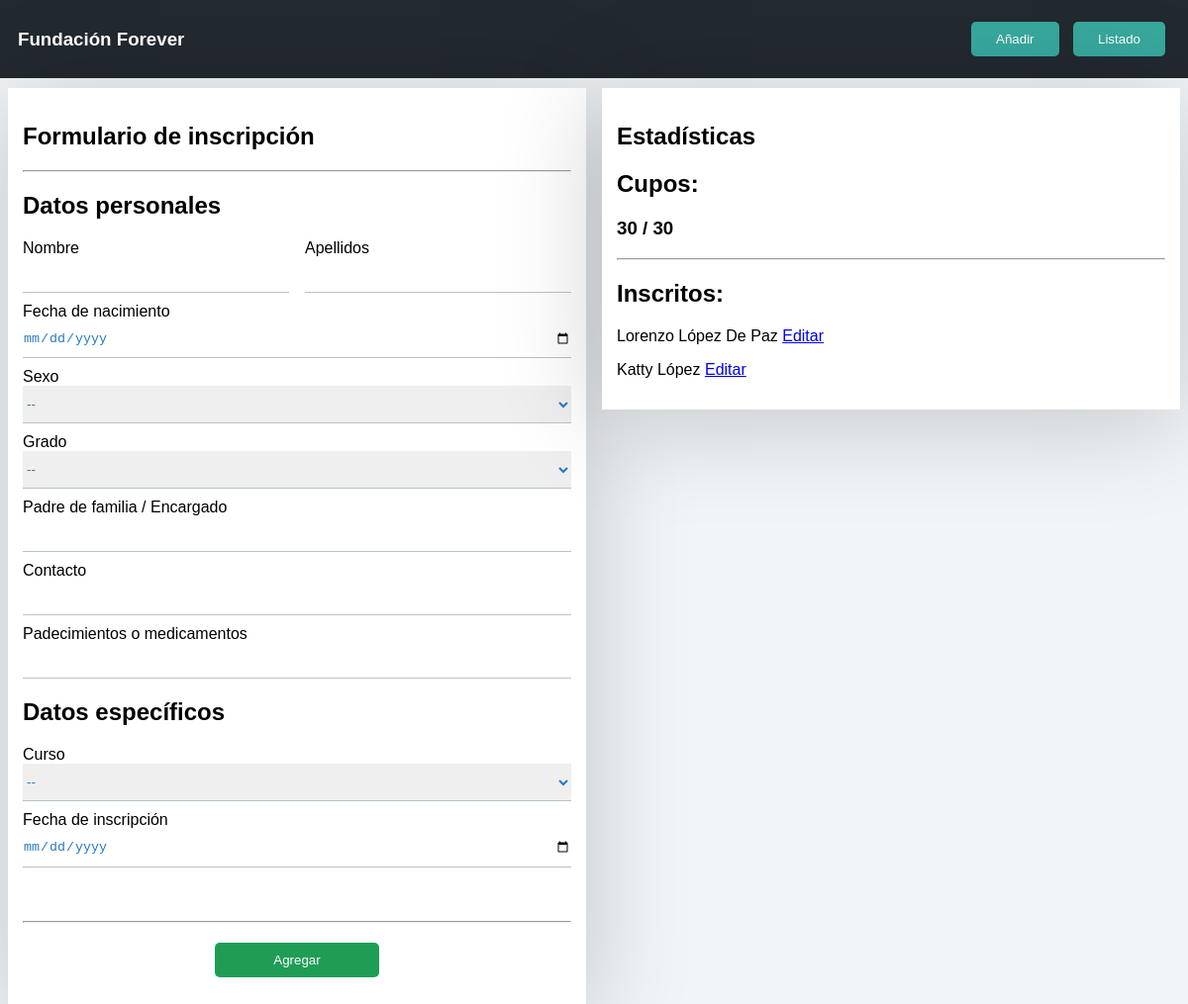
The page / on the database its author committed.
### tables this page shows
CREATE TABLE "estudiantes" (
	`id_student`	INTEGER PRIMARY KEY AUTOINCREMENT,
	`nombre`	TEXT,
	`apellido`	TEXT,
	`nacimiento`	NUMERIC,
	`sexo`	TEXT,
	`grado`	INTEGER,
	`encargado`	TEXT,
	`contacto`	NUMERIC,
	`cuidados`	TEXT,
	`curso`	TEXT,
	`inscripcion`	NUMERIC,
	`estado`	INTEGER
);

### index.php (the view, shortened to what this page needs)
<?php
	$conexion = new sqlite3('db/students.db');
	$sql = $conexion -> query("SELECT * FROM estudiantes");
?>
<!DOCTYPE html>
<html lang="en">
<head>
	<link rel="stylesheet" href="css/flexboxgrid.min.css">
	<link rel="stylesheet" href="css/style.css">
</head>
<body style="margin:0;padding:0;">
	<nav class="container-fluid">
		<div class="row middle-xs nav_bar">
			<h3 class="col-xs-12 col-md-8 center-xs start-md">Fundación Forever</h3>
			<div class="col-xs-12 col-md-4 center-xs end-md">
				<a href="index.php"><button class="btn btn-natural">Añadir</button></a>
				<a href="list.php"><button class="btn btn-natural">Listado</button></a>
			</div>
		</div>
	</nav>
	<section class="container-fluid" id="wrap">
		<div class="row">
			<div class="col-xs-12 col-md-6 space">
				<div class="box-form">
					<h1>Formulario de inscripción</h1>
					<hr>
					<form action="fn/send.php" method="POST">
						<h2>Datos personales</h2>
						<div class="space">
							<div class="row">
								<div class="col-xs-12 col-md-6">
									<label for="Nombre">Nombre</label><br>
									<input type="text" name="nombre" id="Nombre">
								</div>
								<div class="col-xs-12 col-md-6">
									<label for="Apellidos">Apellidos</label><br>
									<input type="text" name="apellidos" id="Apellidos">
								</div>
							</div>
						</div>
						<div class="space">
							<label for="Nacimiento">Fecha de nacimiento</label><br>
							<input type="date" name="nacimiento" id="Nacimiento">
						</div>
						<div class="space">
							<label for="Sexo">Sexo</label>
							<select name="sexo" id="Sexo">
								<option value="default">--</option>
							</select>
						</div>
						<div class="space">
							<label for="Contacto">Grado</label><br>
							<select name="grado" id="Grado">
								<option value="default">--</option>
							</select>
						</div>
						<div class="space">
							<label for="Responsable">Padre de familia / Encargado</label><br>
							<input type="text" name="responsable" id="Responsable">
						</div>
						<div class="space">
							<label for="Contacto">Contacto</label><br>
							<input type="text" name="contacto" id="Contacto">
						</div>
						<div class="space">
							<label for="Cuidados">Padecimientos o medicamentos</label><br>
							<input type="text" name="cuidados" id="Cuidados">
						</div>
						<h2>Datos específicos</h2>
						<div class="space">
							<label for="Curso">Curso</label><br>
							<select name="curso" id="Curso">
								<option value="default">--</option>
							</select>
						</div>
						<div class="space">
							<label for="Inscripcion">Fecha de inscripción</label><br>
							<input type="date" name="inscripcion" id="Inscripcion">
						</div>
						<br><br><hr>
						<div style="margin: 20px 0px;" class="center-xs">
							<button class="btn btn-action" id="send" name="send" style="width: 30%;">Agregar</button>
						</div>
					</form>
				</div>
			</div>
			<div class="col-xs-12 col-md-6 space">
				<div class=" box-form">
					<h1>Estadísticas</h1>
					<div class="space">
						<h2>Cupos:</h2>
						<h3>30 / 30</h3>
					</div>
					<hr>
					<div class="space">
						<h2>Inscritos:</h2>
						<?php while ($row = $sql -> FetchArray() ) { ?>
							<p><?php echo $row['nombre']." ".$row['apellido']; ?> <a href="edit.php?id=<?php echo $row['id_student']; ?>">Editar</a></p>
						<?php }; ?>
					</div>
				</div>
			</div>
		</div>
	</section>
</body>
</html>

### css/style.css (style rules this page uses)
body { background: #F1F5F8; font-family: sans-serif; }
button { cursor: pointer; }
.space { margin: 10px 0px; }
.nav_bar { color:white; padding: 10px; font-family: sans-serif; background-color: #22292F; }
.box-form { padding: 15px; background: white; box-shadow: 0px 10px 100px rgba(0,0,0,0.2); }
input,select,textarea { width: 100%; outline: none; color: #2779BD; padding: 10px 0px; border-color: #B8C2CC; transition: all 0.3s ease-in-out; border-width: 0px 0px 1px 0px; }
.btn { border:none; background: #B8C2CC; border-radius: 5px; margin: 0px 5px; padding: 10px 25px; transition: all 0.3s ease-in-out; }
.btn-natural { color:white; background: #38A89D; }
.btn-action { color: white; background: #1F9D55; }

### rows shown on the page
estudiantes: nombre "Lorenzo", apellido "López De Paz"
estudiantes: nombre "Katty", apellido "López"
